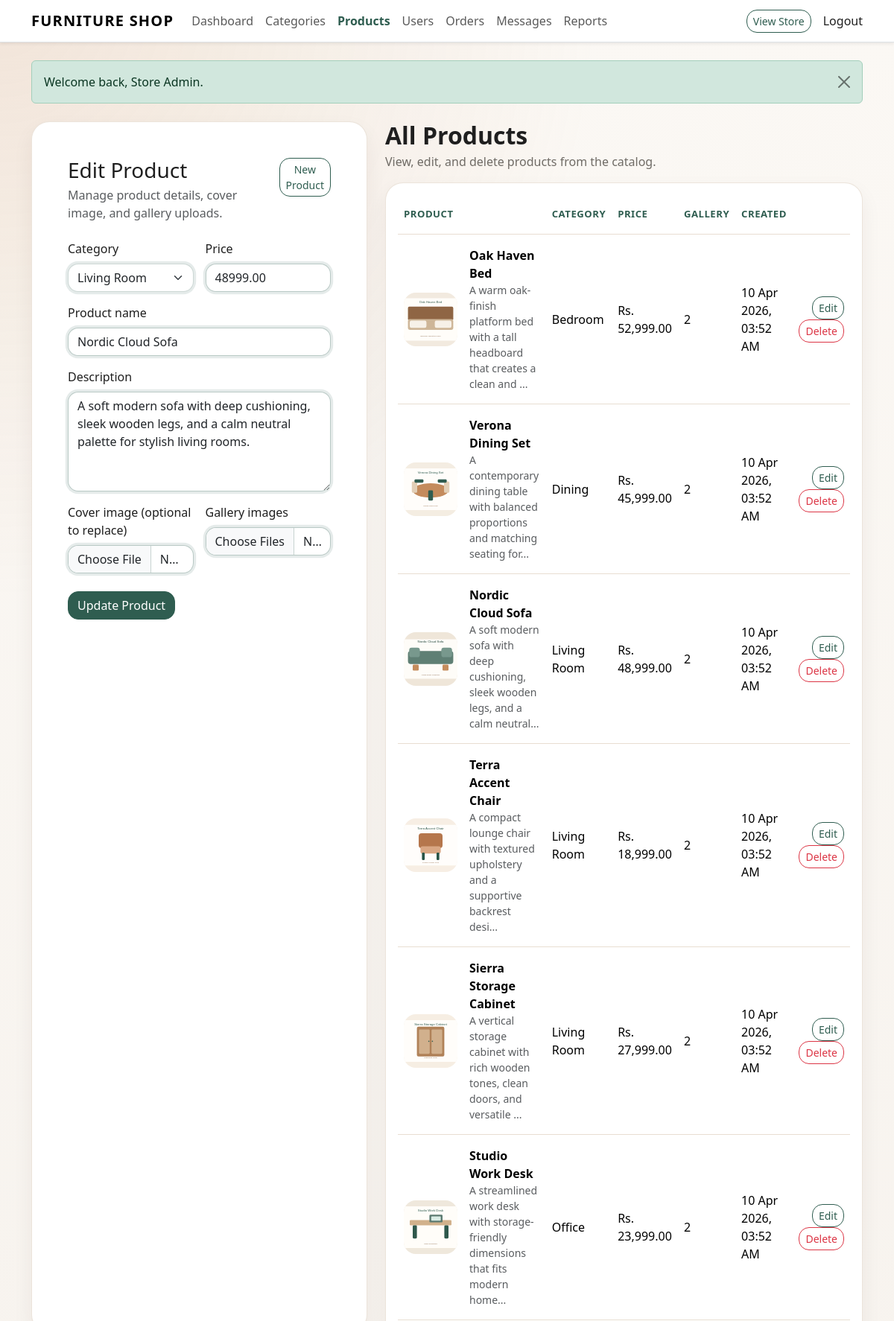
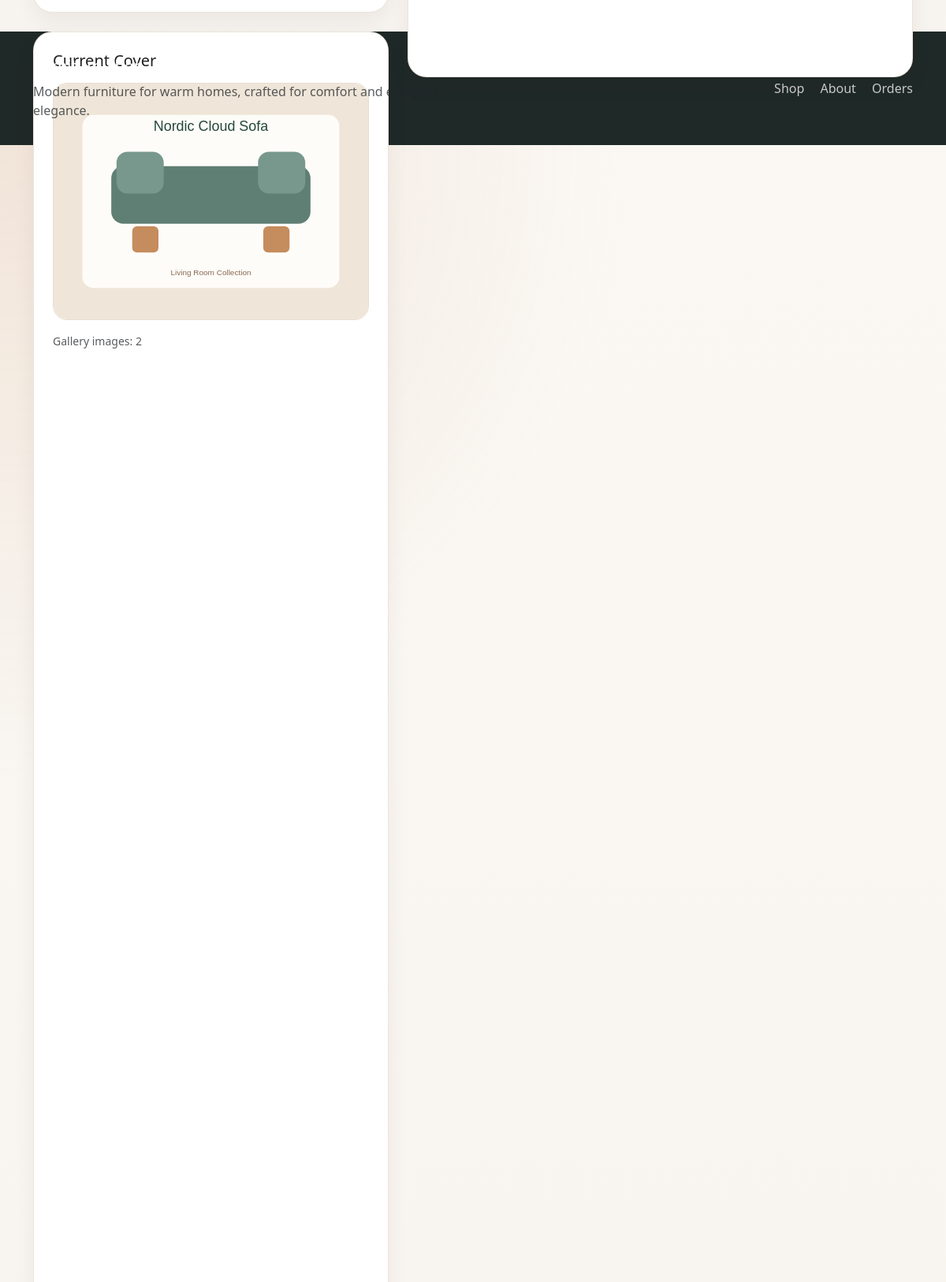
/admin/products.php?edit=1 (signed in, upper part), run on the app's committed database (2 pictures, top to bottom).
### tables this page shows
CREATE TABLE products (
    id INT UNSIGNED AUTO_INCREMENT PRIMARY KEY,
    category_id INT UNSIGNED NOT NULL,
    name VARCHAR(180) NOT NULL,
    description TEXT NOT NULL,
    price DECIMAL(10, 2) NOT NULL DEFAULT 0.00,
    cover_image VARCHAR(255) NOT NULL,
    created_at TIMESTAMP NOT NULL DEFAULT CURRENT_TIMESTAMP,
    KEY idx_products_category_id (category_id),
    CONSTRAINT fk_products_category
        FOREIGN KEY (category_id) REFERENCES categories(id)
        ON DELETE RESTRICT ON UPDATE CASCADE
);

CREATE TABLE categories (
    id INT UNSIGNED AUTO_INCREMENT PRIMARY KEY,
    name VARCHAR(120) NOT NULL,
    created_at TIMESTAMP NOT NULL DEFAULT CURRENT_TIMESTAMP,
    UNIQUE KEY uk_categories_name (name)
);

### includes/store.php (called while the page is built, shortened)
<?php
function get_categories(PDO $pdo)
{
    $stmt = $pdo->query('SELECT * FROM categories ORDER BY name ASC');
    return $stmt->fetchAll(PDO::FETCH_ASSOC);
}
function get_product_by_id(PDO $pdo, $productId)
{
    $stmt = $pdo->prepare('SELECT p.*, c.name AS category_name
                           FROM products p
                           INNER JOIN categories c ON c.id = p.category_id
                           WHERE p.id = :id
                           LIMIT 1');
    $stmt->execute(array('id' => $productId));
    return $stmt->fetch(PDO::FETCH_ASSOC);
}
function get_product_gallery(PDO $pdo, $productId)
{
    $stmt = $pdo->prepare('SELECT * FROM product_images WHERE product_id = :product_id ORDER BY id ASC');
    $stmt->execute(array('product_id' => $productId));
    return $stmt->fetchAll(PDO::FETCH_ASSOC);
}

### admin/products.php (the view, shortened to what this page needs)
<?php
require_once __DIR__ . '/../auth.php';
$categories = get_categories($pdo);
$editId = isset($_GET['edit']) ? (int) $_GET['edit'] : 0;
$editing = $editId > 0;
$product = $editing ? get_product_by_id($pdo, $editId) : null;
$galleryImages = $editing ? get_product_gallery($pdo, $editId) : array();
$formData = array(
    'category_id' => $editing && $product ? (int) $product['category_id'] : 0,
    'name' => $editing && $product ? $product['name'] : '',
    'description' => $editing && $product ? $product['description'] : '',
    'price' => $editing && $product ? $product['price'] : ''
);
$productsStmt = $pdo->query('SELECT p.*, c.name AS category_name,
                                    (SELECT COUNT(*) FROM product_images pi WHERE pi.product_id = p.id) AS gallery_count
                             FROM products p
                             INNER JOIN categories c ON c.id = p.category_id
                             ORDER BY p.created_at DESC');
$products = $productsStmt->fetchAll(PDO::FETCH_ASSOC);
require_once __DIR__ . '/../header.php';
?>
<div class="row g-4">
    <div class="col-xl-5">
        <div class="form-card p-4 p-lg-5">
            <div class="d-flex justify-content-between align-items-start gap-3 mb-4">
                <div>
                    <h1 class="h3 mb-1"><?php echo $product ? 'Edit Product' : 'Add Product'; ?></h1>
                    <p class="text-muted mb-0">Manage product details, cover image, and gallery uploads.</p>
                </div>
                <?php if ($product): ?>
                    <a href="<?php echo e(base_url('admin/products.php')); ?>" class="btn btn-outline-dark btn-sm">New Product</a>
                <?php endif; ?>
            </div>
            <form method="post" enctype="multipart/form-data" novalidate>
                <div class="row g-3">
                    <div class="col-md-6">
                        <label class="form-label" for="category_id">Category</label>
                        <select class="form-select" id="category_id" name="category_id" required>
                            <?php foreach ($categories as $category): ?>
                                <option value="<?php echo e($category['id']); ?>"<?php echo selected_if((int) $formData['category_id'] === (int) $category['id']); ?>><?php echo e($category['name']); ?></option>
                            <?php endforeach; ?>
                        </select>
                    </div>
                    <div class="col-md-6">
                        <label class="form-label" for="price">Price</label>
                        <input type="text" class="form-control" id="price" name="price" value="<?php echo e($formData['price']); ?>" required>
                    </div>
                    <div class="col-12">
                        <label class="form-label" for="name">Product name</label>
                        <input type="text" class="form-control" id="name" name="name" value="<?php echo e($formData['name']); ?>" required>
                    </div>
                    <div class="col-12">
                        <label class="form-label" for="description">Description</label>
                        <textarea class="form-control" id="description" name="description" rows="5" required><?php echo e($formData['description']); ?></textarea>
                    </div>
                    <div class="col-md-6">
                        <label class="form-label" for="cover_image">Cover image <?php echo $product ? '(optional to replace)' : ''; ?></label>
                        <input type="file" class="form-control" id="cover_image" name="cover_image" accept=".jpg,.jpeg,.png,.gif,.webp" <?php echo $product ? '' : 'required'; ?>>
                    </div>
                    <div class="col-md-6">
                        <label class="form-label" for="gallery_images">Gallery images</label>
                        <input type="file" class="form-control" id="gallery_images" name="gallery_images[]" accept=".jpg,.jpeg,.png,.gif,.webp" multiple>
                    </div>
                </div>
                <button type="submit" class="btn btn-dark mt-4"><?php echo $product ? 'Update Product' : 'Add Product'; ?></button>
            </form>
        </div>
        <div class="panel-card p-4 mt-4">
            <h2 class="h5 mb-3">Current Cover</h2>
            <img src="<?php echo e(image_url($product ? $product['cover_image'] : 'uploads/products/placeholder-main.svg')); ?>" class="gallery-thumb mb-3" alt="Product cover">
            <?php if ($product): ?>
                <div class="small text-muted">Gallery images: <?php echo e(count($galleryImages)); ?></div>
            <?php else: ?>
                <div class="small text-muted">Upload a single cover image and optional gallery images for each product.</div>
            <?php endif; ?>
        </div>
    </div>
    <div class="col-xl-7">
        <div class="admin-title mb-3">
            <div>
                <h2 class="section-title mb-1">All Products</h2>
                <p class="section-subtitle mb-0">View, edit, and delete products from the catalog.</p>
            </div>
        </div>
        <div class="panel-card table-responsive p-3">
            <table class="table align-middle">
                <thead>
                    <tr>
                        <th>Product</th>
                        <th>Category</th>
                        <th>Price</th>
                        <th>Gallery</th>
                        <th>Created</th>
                        <th></th>
                    </tr>
                </thead>
                <tbody>
                    <?php if (!$products): ?>
                        <tr>
                            <td colspan="6" class="text-center text-muted py-4">No products found. Add your first product from the form.</td>
                        </tr>
                    <?php else: ?>
                        <?php foreach ($products as $listedProduct): ?>
                            <tr>
                                <td>
                                    <div class="d-flex align-items-center gap-3">
                                        <img src="<?php echo e(image_url($listedProduct['cover_image'])); ?>" alt="<?php echo e($listedProduct['name']); ?>" style="width:72px;height:72px;object-fit:cover;border-radius:16px;">
                                        <div>
                                            <strong><?php echo e($listedProduct['name']); ?></strong>
                                            <div class="small text-muted"><?php echo e(substr($listedProduct['description'], 0, 78)); ?>...</div>
                                        </div>
                                    </div>
                                </td>
                                <td><?php echo e($listedProduct['category_name']); ?></td>
                                <td><?php echo e(format_price($listedProduct['price'])); ?></td>
                                <td><?php echo e($listedProduct['gallery_count']); ?></td>
                                <td><?php echo e(format_datetime($listedProduct['created_at'])); ?></td>
                                <td class="text-end">
                                    <a href="<?php echo e(base_url('admin/products.php?edit=' . $listedProduct['id'])); ?>" class="btn btn-sm btn-outline-dark">Edit</a>
                                    <form method="post" class="d-inline">
                                        <button type="submit" class="btn btn-sm btn-outline-danger">Delete</button>
                                    </form>
                                </td>
                            </tr>
                        <?php endforeach; ?>
                    <?php endif; ?>
                </tbody>
            </table>
        </div>
    </div>
</div>
<?php require_once __DIR__ . '/../footer.php'; ?>

### assets/css/style.css (style rules this page uses)
:root { --fs-bg: #f7f3ee; --fs-surface: #ffffff; --fs-primary: #2f5d50; --fs-primary-dark: #22453b; --fs-accent: #c58c5d; --fs-ink: #1f1f1f; --fs-muted: #6f6b65; --fs-border: #e8ded2; --fs-shadow: 0 18px 45px rgba(34, 69, 59, 0.12); }
body { font-family: "Segoe UI", Tahoma, Geneva, Verdana, sans-serif; background: radial-gradient(circle at top left, rgba(197, 140, 93, 0.18), transparent 35%), linear-gradient(180deg, #fbf8f4 0%, var(--fs-bg) 100%); color: var(--fs-ink); }
a { text-decoration: none; }
.section-title { font-size: 2rem; font-weight: 700; margin-bottom: 0.35rem; }
.section-subtitle { color: var(--fs-muted); max-width: 620px; }
.stat-card, .panel-card, .product-card, .form-card { background: var(--fs-surface); border: 1px solid rgba(232, 222, 210, 0.8); border-radius: 24px; box-shadow: 0 12px 28px rgba(44, 37, 29, 0.06); }
.stat-card, .panel-card, .form-card { height: 100%; }
.table-card .table, .panel-card .table { margin-bottom: 0; }
.table > :not(caption) > * > * { padding-top: 1rem; padding-bottom: 1rem; border-color: var(--fs-border); vertical-align: middle; }
.table thead th { border-bottom-width: 1px; color: var(--fs-primary); font-size: 0.82rem; font-weight: 700; letter-spacing: 0.04em; text-transform: uppercase; white-space: nowrap; }
.gallery-thumb { width: 100%; border-radius: 18px; border: 1px solid var(--fs-border); background: #fff; }
.btn-dark { background: var(--fs-primary); border-color: var(--fs-primary); }
.btn, .form-control, .form-select { border-radius: 14px; }
.form-control, .form-select, .form-control:focus, .form-select:focus { border-color: rgba(47, 93, 80, 0.24); box-shadow: 0 0 0 0.2rem rgba(47, 93, 80, 0.12); }
.btn-outline-dark { border-color: var(--fs-primary); color: var(--fs-primary); }
.admin-title { display: flex; justify-content: space-between; align-items: center; gap: 1rem; margin-bottom: 1.5rem; }

### data on the page
products: cover_image (placeholder picture), name "Nordic Cloud Sofa", description "A soft modern sofa with deep cushioning, sleek wooden legs, and a calm neutral", category.name "Living Room", price "Rs. 48,999.00", gallery_count "2", created_at "10 Apr 2026, 03:52 AM"
products: cover_image (placeholder picture), name "Oak Haven Bed", description "A warm oak-finish platform bed with a tall headboard that creates a clean and", category.name "Bedroom", price "Rs. 52,999.00", gallery_count "2", created_at "10 Apr 2026, 03:52 AM"
products: cover_image (placeholder picture), name "Verona Dining Set", description "A contemporary dining table with balanced proportions and matching seating for", category.name "Dining", price "Rs. 45,999.00", gallery_count "2", created_at "10 Apr 2026, 03:52 AM"
products: cover_image (placeholder picture), name "Terra Accent Chair", description "A compact lounge chair with textured upholstery and a supportive backrest desi", category.name "Living Room", price "Rs. 18,999.00", gallery_count "2", created_at "10 Apr 2026, 03:52 AM"
products: cover_image (placeholder picture), name "Sierra Storage Cabinet", description "A vertical storage cabinet with rich wooden tones, clean doors, and versatile", category.name "Living Room", price "Rs. 27,999.00", gallery_count "2", created_at "10 Apr 2026, 03:52 AM"
products: cover_image (placeholder picture), name "Studio Work Desk", description "A streamlined work desk with storage-friendly dimensions that fits modern home", category.name "Office", price "Rs. 23,999.00", gallery_count "2", created_at "10 Apr 2026, 03:52 AM"

### other printed values
APP_NAME "FURNITURE SHOP"
$flash['message'] "Welcome back, Store Admin."
count($galleryImages) "2"
APP_NAME "Furniture Shop"
form field category_id "Living Room"
